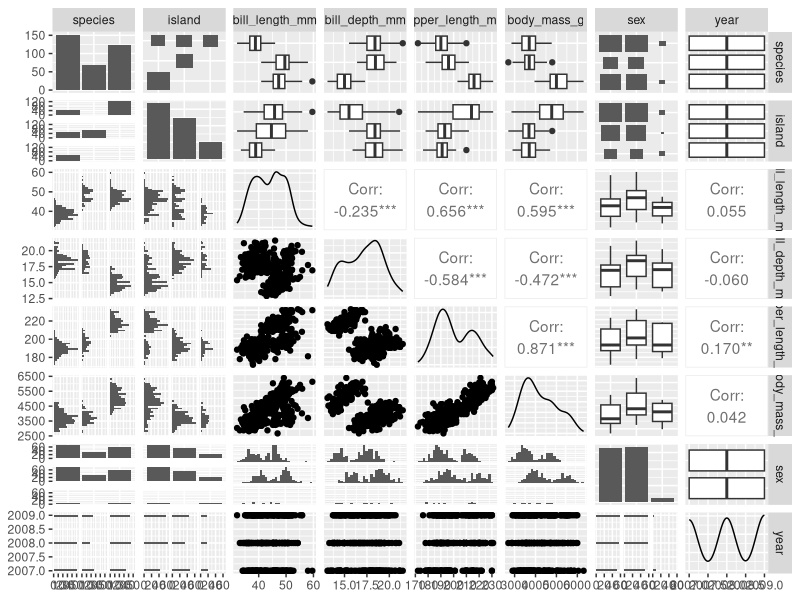
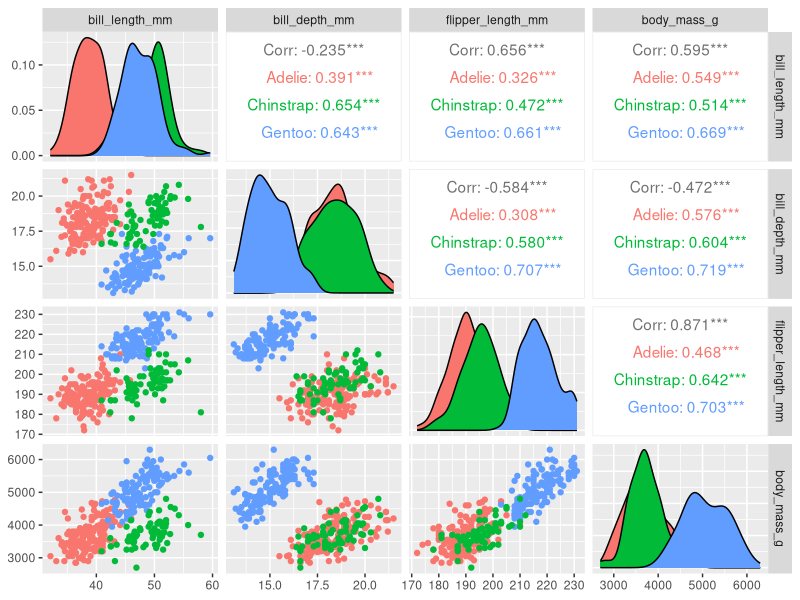
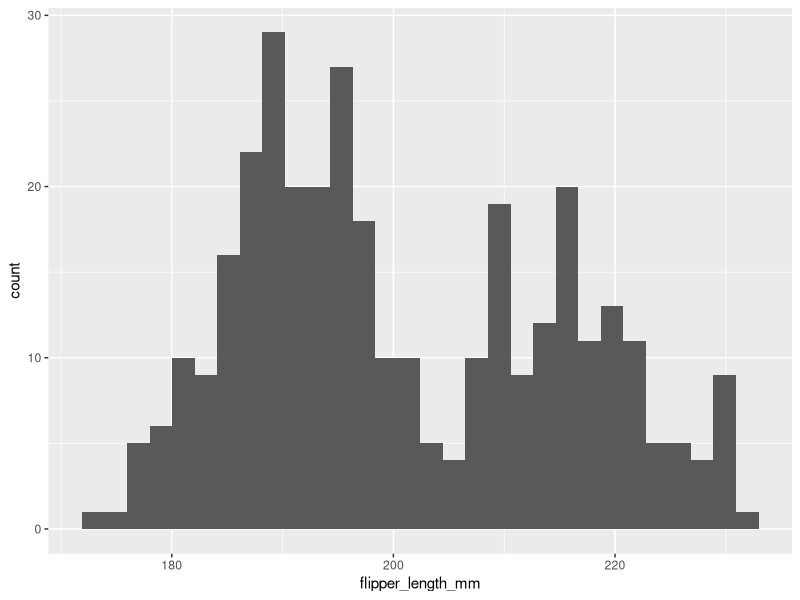

These figures' R source, in order:
## ---- chunk 1
# load libraries ----
library(GGally)
library(skimr)
library(palmerpenguins)
library(tidyverse)
## ---- chunk 2
# Always look at it ----
View(penguins)

# Check the column names ----
names(penguins) 

# check the dimensions ----
dim(penguins)

# get a summary ----
summary(penguins)

# get a summary with skimr ----
skimr::skim(penguins)

# print the first 6 rows
head(penguins)

# print the last 6rows
tail(penguins)
## ---- chunk 3
# make a pair plot (overwhelming with all the variables) ----
GGally::ggpairs(penguins)

# make a pair plot with a select number of columns and color by species ----
GGally::ggpairs(penguins, columns = 3:6, ggplot2::aes(color = species))

# make a histogram of penguin flipper lengths ----
ggplot(penguins, aes(x = flipper_length_mm)) +
  geom_histogram()

